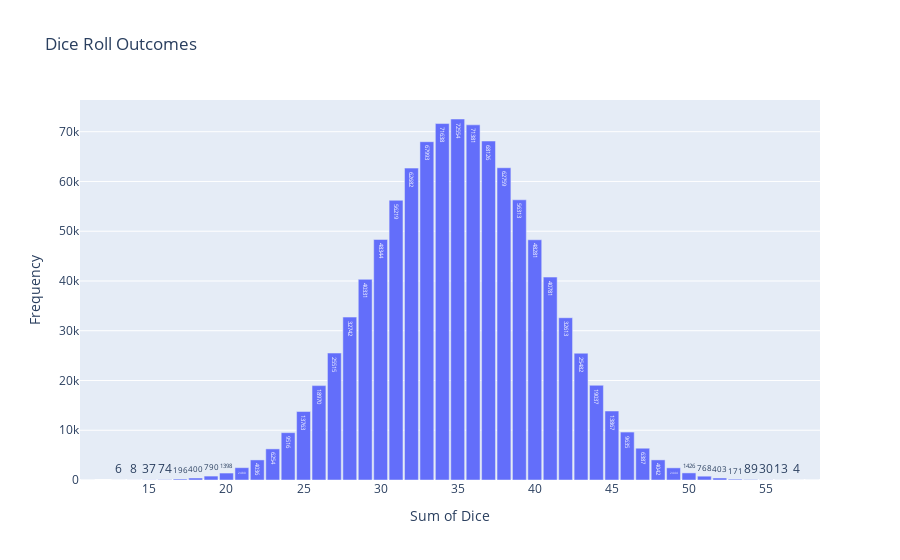

Notebook code cell kept with this figure:
### Code cell
import plotly.graph_objects as go

# Create the bar chart
fig = go.Figure(data=[
    go.Bar(
        x=list(outcomes.keys()),
        y=list(outcomes.values()),
        text=list(outcomes.values()),
        textposition='auto'
    )
])

# Update layout
fig.update_layout(
    title='Dice Roll Outcomes',
    xaxis_title='Sum of Dice',
    yaxis_title='Frequency',
    bargap=0.1
)

fig.show()

### Figure 1 — Plotly figure (JSON) as saved in the notebook; plotly's stock layout.template omitted (floating-point values rounded to 4 significant figures)
{"data": [{"text": ["56313", "25515", "71638", "48281", "68126", "48344", "13763", "40331", "62682", "72554", "56219", "40781", "32742", "32613", "9516", "9635", "62759", "71381", "13867", "67993", "6254", "18970", "19037", "25482", "2444", "790", "6387", "4036", "1426", "768", "4042", "2480", "403", "400", "1398", "37", "196", "89", "13", "171", "30", "74", "8", "4", "6", "1", "1"], "textposition": "auto", "type": "bar", "x": [39, 27, 34, 40, 37, 30, 25, 29, 32, 35, 31, 41, 28, 42, 24, 46, 38, 36, 45, 33, 23, 26, 44, 43, 49, 19, 47, 22, 50, 51, 48, 21, 52, 18, 20, 15, 17, 54, 56, 53, 55, 16, 14, 57, 13, 11, 58], "y": [56313, 25515, 71638, 48281, 68126, 48344, 13763, 40331, 62682, 72554, 56219, 40781, 32742, 32613, 9516, 9635, 62759, 71381, 13867, 67993, 6254, 18970, 19037, 25482, 2444, 790, 6387, 4036, 1426, 768, 4042, 2480, 403, 400, 1398, 37, 196, 89, 13, 171, 30, 74, 8, 4, 6, 1, 1]}], "layout": {"bargap": 0.1, "title": {"text": "Dice Roll Outcomes"}, "xaxis": {"title": {"text": "Sum of Dice"}}, "yaxis": {"title": {"text": "Frequency"}}}}
